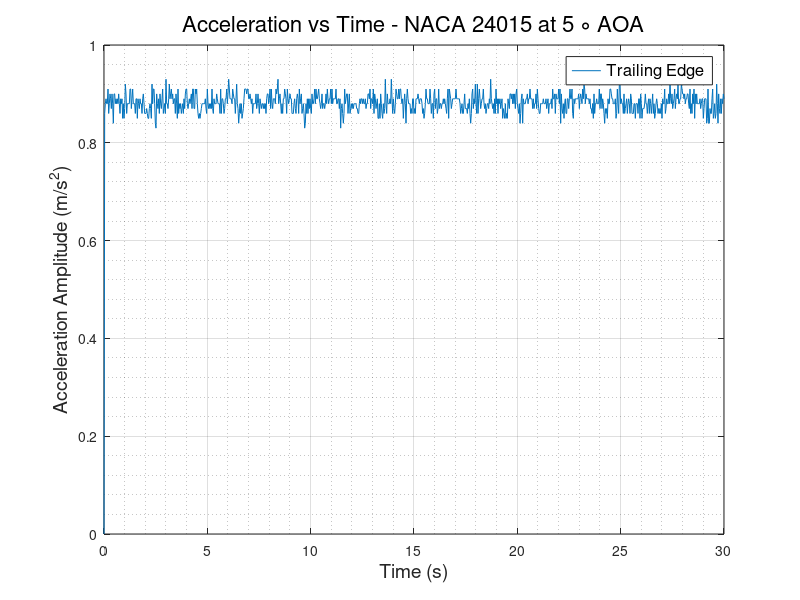
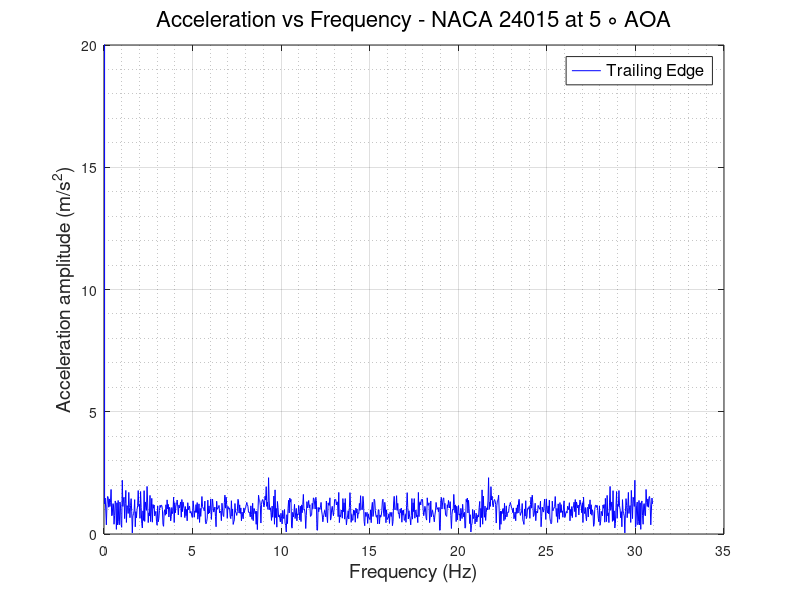

The MATLAB source for these figures, in order:
clc
clear
close all
%% READING ACCELEROMETER DATA and defining Variables
                      % TRAILING EDGE %
data   = xlsread('TE_200rpm.csv');
TE_time   = data(:,1);
TE_X_acc  = data(:,2);
TE_Y_acc  = data(:,3);
TE_Z_acc  = data(:,4);
TE_R_acc  = sqrt(TE_X_acc.^2 + TE_Y_acc.^2 + TE_Z_acc.^2);
% plot(TE_time,TE_R_acc)
N      = numel(TE_time);
Ts     = abs(diff(TE_time(1:2)));
fs     = 1/Ts;
f_axis = [0:N-1]*fs/N;
A_freq_TE = fft(TE_Z_acc);
figure(1)
plot(TE_time, TE_Z_acc)
grid on
grid minor
xlabel('Time (s)','FontSize',14,'FontWeight','normal')
ylabel('Acceleration Amplitude (m/s^2)','FontSize',14,'FontWeight','normal')
legend ('Trailing Edge','FontSize',12,'FontWeight','normal')
title('Acceleration vs Time - NACA 24015 at 5 \circ AOA','FontSize',16,'FontWeight','normal')
% ylim([0.5 2])
figure(2)
plot(f_axis,abs(A_freq_TE),'-b','LineWidth',0.5)
grid on 
grid minor
ylabel('Acceleration amplitude (m/s^2)','FontSize',14,'FontWeight','normal')
xlabel('Frequency (Hz)','FontSize',14,'FontWeight','normal')
ylim([0 20])
legend ('Trailing Edge','FontSize',12,'FontWeight','normal')
title('Acceleration vs Frequency - NACA 24015 at 5 \circ AOA','FontSize',16,'FontWeight','normal')
